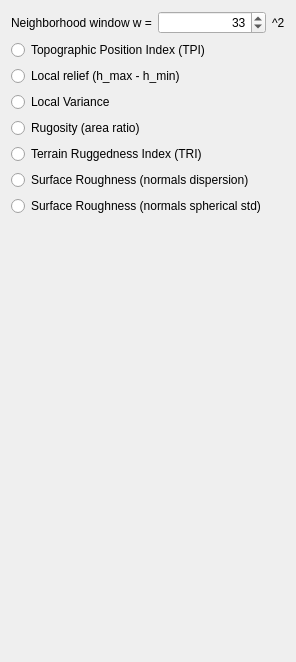
          <widget class="QWidget" name="pageRelief">
           <property name="geometry">
            <rect>
             <x>0</x>
             <y>0</y>
             <width>296</width>
             <height>662</height>
            </rect>
           </property>
           <attribute name="label">
            <string>Local: relief, ruggedness, roughness</string>
           </attribute>
           <layout class="QVBoxLayout" name="verticalLayout_8">
            <item>
             <layout class="QHBoxLayout" name="horizontalLayout_11">
              <item>
               <widget class="QLabel" name="label_demRelief_radius">
                <property name="text">
                 <string>Neighborhood window w =</string>
                </property>
               </widget>
              </item>
              <item>
               <widget class="QSpinBox" name="dem_localRelief_w">
                <property name="alignment">
                 <set>Qt::AlignRight|Qt::AlignTrailing|Qt::AlignVCenter</set>
                </property>
                <property name="suffix">
                 <string/>
                </property>
                <property name="minimum">
                 <number>3</number>
                </property>
                <property name="maximum">
                 <number>1001</number>
                </property>
                <property name="singleStep">
                 <number>2</number>
                </property>
                <property name="value">
                 <number>33</number>
                </property>
               </widget>
              </item>
              <item>
               <widget class="QLabel" name="label_18">
                <property name="sizePolicy">
                 <sizepolicy hsizetype="Fixed" vsizetype="Preferred">
                  <horstretch>0</horstretch>
                  <verstretch>0</verstretch>
                 </sizepolicy>
                </property>
                <property name="text">
                 <string>^2</string>
                </property>
               </widget>
              </item>
             </layout>
            </item>
            <item>
             <widget class="QRadioButton" name="dem_tpi">
              <property name="text">
               <string>Topographic Position Index (TPI)</string>
              </property>
             </widget>
            </item>
            <item>
             <widget class="QRadioButton" name="dem_localRelief">
              <property name="text">
               <string>Local relief (h_max - h_min)</string>
              </property>
             </widget>
            </item>
            <item>
             <widget class="QRadioButton" name="dem_localVariance">
              <property name="text">
               <string>Local Variance</string>
              </property>
             </widget>
            </item>
            <item>
             <widget class="QRadioButton" name="dem_areaRatio">
              <property name="text">
               <string>Rugosity (area ratio)</string>
              </property>
             </widget>
            </item>
            <item>
             <widget class="QRadioButton" name="dem_ruggedness">
              <property name="text">
               <string>Terrain Ruggedness Index (TRI)</string>
              </property>
             </widget>
            </item>
            <item>
             <widget class="QRadioButton" name="dem_surfaceRoughness">
              <property name="text">
               <string>Surface Roughness (normals dispersion)</string>
              </property>
             </widget>
            </item>
            <item>
             <widget class="QRadioButton" name="dem_surfaceRoughnessStd">
              <property name="text">
               <string>Surface Roughness (normals spherical std)</string>
              </property>
             </widget>
            </item>
            <item>
             <spacer name="verticalSpacer_2">
              <property name="orientation">
               <enum>Qt::Vertical</enum>
              </property>
              <property name="sizeHint" stdset="0">
               <size>
                <width>20</width>
                <height>40</height>
               </size>
              </property>
             </spacer>
            </item>
           </layout>
          </widget>
